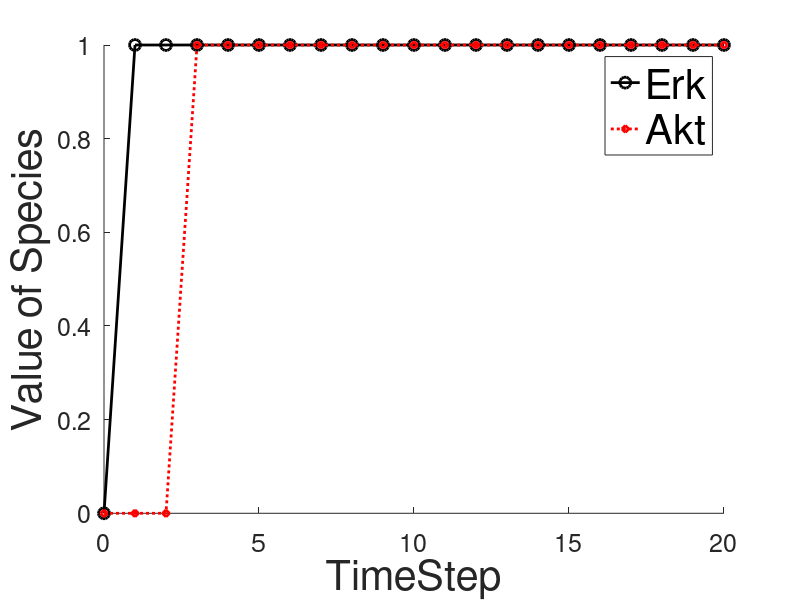

Reproduce this figure in MATLAB.
% To run, save as multiEx_asynch.m or copy and paste in a MatLab m-file.
% Change the variables InitCond or t_stop if desired.  Save and run code 
% (under Debug menu).

function multiEx_asynch

% This function runs the multi-level model asynchronously
%
% Species Identifiers:
% (1)egf (2)hrg (3)egfr (4)raf (5)pi3k (6)erk (7)akt.  
% To run, press F5 or choose Debug-> save and run. 
% The following variables can be altered:
% 
% InitCond: initial condition of each species given in species identifiers
% above
%
% t_stop: number of time steps to run simulation.


InitCond = [1 1 0 0 0 0 0];
t_stop = 20;

% Do not alter below

% Enumerate the possible orders, to be chosen randomly if updatingScheme is
% asynch
possOrders = perms(1:1:5);

% set the initial condition
y(1,:) = InitCond;
step = 1;
% this loop calculates the values of each species during 
while step < t_stop +1    
    % a random order is chosen
    order  = possOrders(randi(size(possOrders,  1)),:);
    % This function calls the rules specified below
    y(step+1,:) = Rules(y(step,:),order);
    fprintf('%d',step);
    y(step + 1,:)
    step = step +1;
end

% plot timecourse of erk and akt
figure('Name','Multi_asynch')
hold on
plot((0:1:t_stop),y(:,6),'k-o','LineWidth',2,'MarkerSize',8)
plot((0:1:t_stop),y(:,7),'r:d','LineWidth',2,'MarkerSize',5)
set(gca,'fontsize',18)
xlabel('TimeStep','fontsize',30)
ylabel('Value of Species','fontsize',30)
legend({'Erk','Akt'},'fontsize',30)



%%Rules
function y = Rules(x,order)
% Because of the random ordering, each rule must now be evaluated one at a time. 
y = x;

for i = 1:length(order) %length(order) is 5
    y = EachRule(y,order(i));
end

function y = EachRule(x,Choose)

y = x;

if Choose == 1
    %egfr
    if x(1) + 0.5* x(2) >= 1
        y(3) = 2;
    elseif x(1) +0.5*x(2) > 0
        y(3) = 1;
    else
        y(3) = 0;
    end
    
elseif Choose == 2
    %raf
    if x(3) + 2* x(7) > 1
        y(4) = 1;
    else
        y(4) = 0;
    end
    
elseif Choose == 3
    %pi3k
    if x(3) - x(6) > 0
        y(5) = 1;
    else
        y(5) = 0;
    end
    
elseif Choose == 5
    %akt
    if x(5) > 0
        y(7) = 1;
    else
        y(7) = 0;
    end
    
elseif Choose == 4
    %erk
    if x(4) > 0
        y(6) = 1;
    else
        y(6) = 0;
    end
end